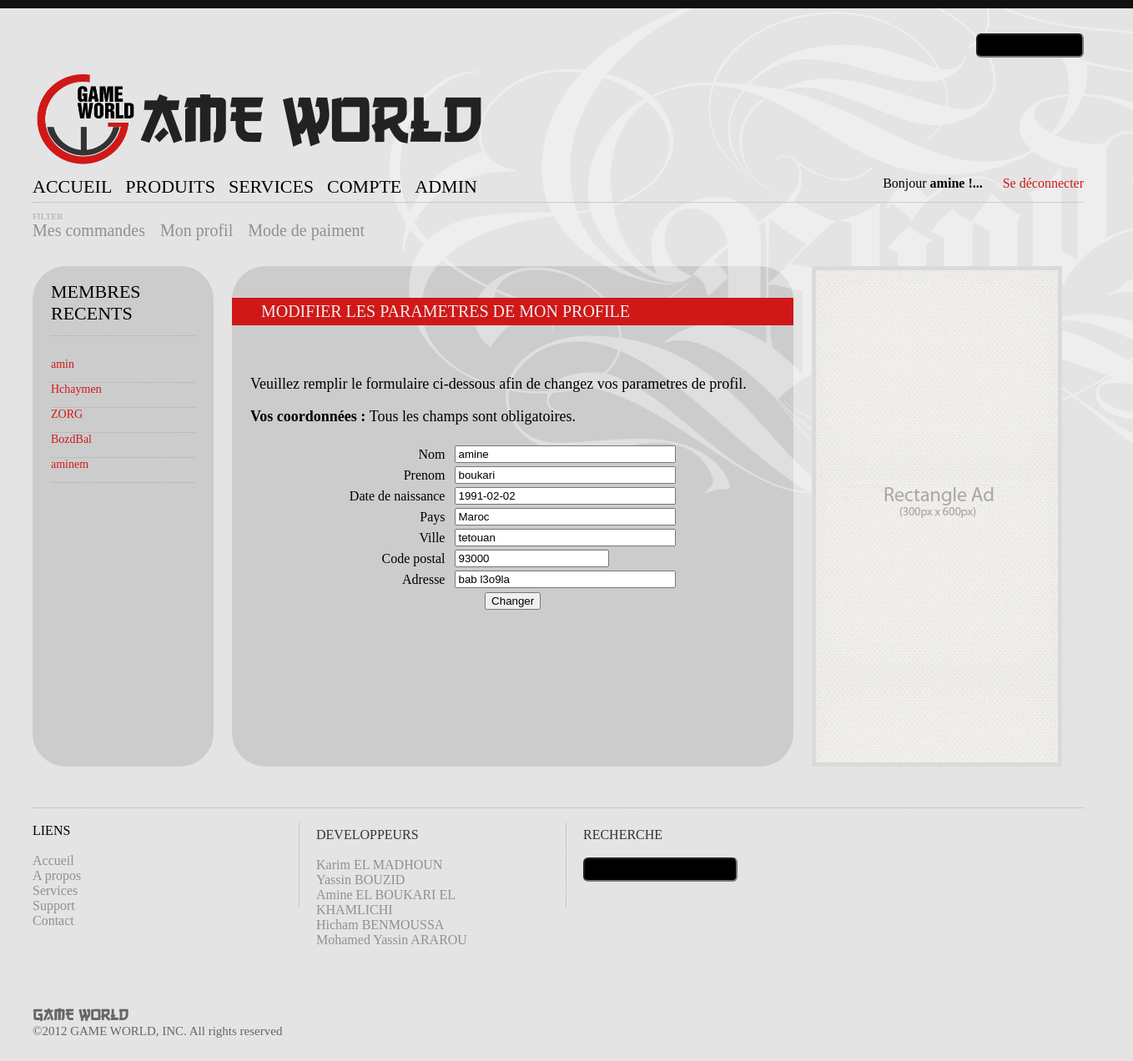
Screenshot of /index.php?select=account&prd=Changer_profil&ps=0 (signed in) with the database file from the repository.
### tables this page shows
CREATE TABLE IF NOT EXISTS `inscription` (
  `id` int(11) NOT NULL AUTO_INCREMENT,
  `Pseudo` varchar(10) NOT NULL,
  `Mot_de_passe` varchar(255) NOT NULL,
  `Nom` varchar(30) NOT NULL,
  `Prenom` varchar(30) NOT NULL,
  `Date_de_naissance` date NOT NULL,
  `Adresse_Email` varchar(30) NOT NULL,
  `Adresse` varchar(255) NOT NULL,
  `Code_postal` int(5) NOT NULL,
  `Ville` varchar(30) NOT NULL,
  `Pays` varchar(30) NOT NULL,
  PRIMARY KEY (`id`)
);

### Changer_profil.php (the view, shortened to what this page needs)
<?php
if($_GET['ps']==0){
?>
<br/>
<div id="redtab" >
	<p style="padding:5;">&nbsp;&nbsp;&nbsp;&nbsp;&nbsp;
	MODIFIER LES PARAMETRES DE MON PROFILE
	</p>
</div>
<div id="redbotle" style="color:#000">
<form method="post" action="index.php?select=account&prd=Changer_profil&ps=0">
<p>Veuillez remplir le formulaire ci-dessous afin de  changez vos parametres de  profil.<br></p>
<strong>Vos coordonnées : </strong> Tous les champs sont obligatoires.<br/><br/>
<table border=0 align="center">
<?php
try
{
    $pdo_options[PDO::ATTR_ERRMODE] = PDO::ERRMODE_EXCEPTION;
    $bdd = new PDO('mysql:host=localhost;dbname=jeux', 'root', '', $pdo_options);
	$req = $bdd->prepare('SELECT * FROM inscription WHERE pseudo = ?');
	$req->execute(array($_SESSION['pseudo']));
    $donnees = $req->fetch();
?>
		<tr><td align=right>Nom&nbsp;&nbsp;</td><td><input size="30" type="texte" name="Nom" value="<?php echo $donnees['Nom'];?>"></td></tr>
		<tr><td align=right>Prenom&nbsp;&nbsp;</td><td><input size="30" type="texte" name="Prenom" value="<?php echo $donnees['Prenom'];?>"></td></tr>
		<tr><td align=right>Date de naissance&nbsp;&nbsp;</td><td><input size="30" type="texte" name="Date_de_naissance" value="<?php echo $donnees['Date_de_naissance'];?>"></td></tr>
		<tr><td align=right>Pays&nbsp;&nbsp;</td><td><input size="30" type="texte" name="Pays" value="<?php echo $donnees['Pays'];?>"></td></tr>
		<tr><td align=right>Ville&nbsp;&nbsp;</td><td><input size="30" type="texte" name="Ville" value="<?php echo $donnees['Ville'];?>"></td></tr>
		<tr><td align=right>Code postal&nbsp;&nbsp;</td><td><input size="30" type="number" name="Code_postal" value="<?php echo $donnees['Code_postal'];?>"></td></tr>
		<tr><td align=right>Adresse&nbsp;&nbsp;</td><td><input size="30" type="texte" name="Adresse" value="<?php echo $donnees['Adresse'];?>"></td></tr>
	</table>
<?php
}
catch(Exception $e)
{
    die('Erreur : '.$e->getMessage());
}
?>
<center>
<center><input type="submit" value="Changer"></center>
	</div>
</body>
</html>
<?php
}
next: ;?>

### account.php (shortened to what this page needs)
	<?php
	if(isset($_SESSION['pseudo']) && isset($_SESSION['Mot_de_passe']))
	{
	?>
	<ul id="menu2">
		<li><a href="index.php?select=account&prd=commandes">Mes commandes</a></li>
		<li><a href="index.php?select=account&prd=profil">Mon profil</a></li>
		<li><a href="index.php?select=account&prd=paiment">Mode de paiment</a></li>
	</ul>
	<?php
	}
	?>
	<br/><br/><br/>
	<table width="1260" border="0" cellspacing="0" cellpadding="0"  >
		<tr height="500" valign="top">
			<td width="200" border="0" cellspacing="0" cellpadding="0" class="grisbotle2">
				<div id="redbotle2" style="color:#000">	MEMBRES RECENTS<br/>
					<div style="padding-top:13px; border-bottom:0.1px dotted #AAA"></div><br/>
					<?php
					if($conx=mysql_connect("localhost", "root", "")) {
					if($db=mysql_select_db("jeux")){
					$selection_affiche = mysql_query("SELECT * FROM inscription  ORDER BY id DESC LIMIT 0,5",$conx);
	   while($resultats = mysql_fetch_array($selection_affiche) )
    {
				?>
					<div style="color:#D01818;font-size:14;font-family:'2'">
						<?php echo $resultats['Pseudo'] ?>
							<div style="padding-top:13px; border-bottom:0.1px dotted #AAA"></div>
					</div>
					<?php } ?>
				</div>
			</td>
			<td width="20" ></td>
			<td width="620" class="grisbotle2">
					<?php
					if (isset($_SESSION['pseudo']) && isset($_SESSION['Mot_de_passe'])){
								if(isset($_GET['prd']) && ( $_GET['prd']=='commandes' ||  $_GET['prd']=='Done' || $_GET['prd']=='profil' || $_GET['prd']=='paiment' ||  $_GET['prd']=='Changer_profil'))
						include($_GET['prd'].'.php');
							else
								include('profil.php');
								}
					else {
						if(isset($_GET['prd']) && ( $_GET['prd']=='pass' || $_GET['prd']=='regles' || $_GET['prd']=='login' || $_GET['prd']=='signup' ))
								include($_GET['prd'].'.php');
						else include('login.php');
					}
					?>
		<?php	if(!isset($_GET['prd']) ||$_GET['prd']!="commandes") { ?>
		<td width="20" ></td>
			<td width="300" height="600" border="0" cellspacing="0" cellpadding="0">
				<a href="#"><img src="image/300x600.png"/></a>
			</td> <?php } ?>
<?php
}
else die("Echec de connexion au serveur de base de données.");
}
?>

### style.css (style rules this page uses)
body { background:#E4E4E4 url(image/background.png) right top fixed no-repeat; margin:0 0 0 0; }
#menu2 { width:100%; text-align:left; font-family:"2"; font-size:20; color:#909090; list-style-type:none; margin:0; padding:0; }
#menu2 li { font-size:20; font-family:"2"; }
#menu2 a { color:#909090; font-size:1em; text-decoration:none; float:left; padding-right:18; }
#redbotle { padding:22; color:#fff; font-family:"3"; font-size:18; }
#redbotle2 { padding:18 22 18 22; color:#fff; font-family:"2"; font-size:22; }
#redtab { background:#D01818 url(image/tab3.png) repeat-x; color:#eee; font-family:"1"; font-size:20; }
table td.grisbotle2 { background:#ccc url(image/background.png) top right fixed no-repeat;border-radius:40px; }
a { text-decoration:none; }

### rows the page displays
inscription: Pseudo "amin"
inscription: Pseudo "Hchaymen"
inscription: Pseudo "ZORG"
inscription: Pseudo "BozdBal"
inscription: Pseudo "aminem"
inscription: Nom "amine", Prenom "boukari", Date_de_naissance "1991-02-02", Pays "Maroc", Ville "tetouan", Code_postal "93000", Adresse "bab l3o9la"

### other values shown
$_SESSION['pseudo'] "amine"
